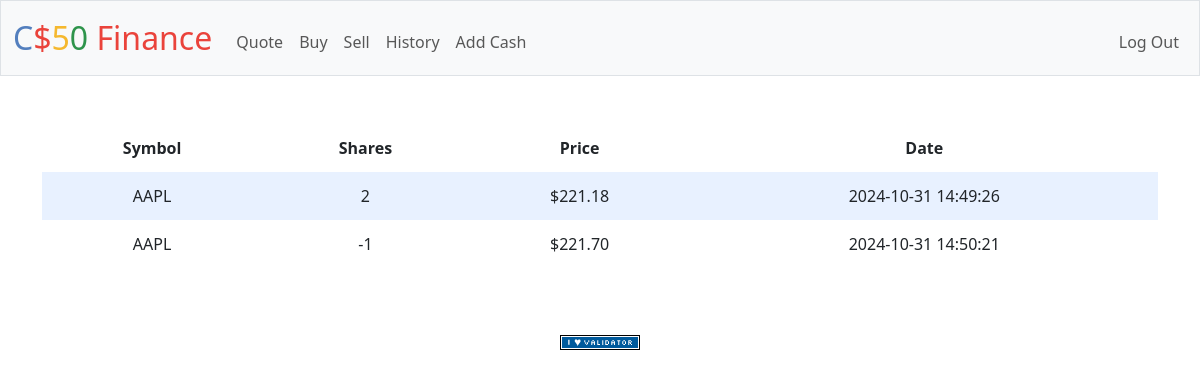
The app's page /history (signed in) with its own data.
### tables this page shows
CREATE TABLE transactions ( id INTEGER PRIMARY KEY AUTOINCREMENT, user_id INTEGER, symbol TEXT, shares INTEGER, price REAL, date TIMESTAMP );

### app.py (the view)
@app.route("/history")
@login_required
def history():
    user_id = session["user_id"]
    transaction_db = db.execute("SELECT * FROM transactions WHERE user_id = ?", user_id)
    return render_template("history.html", transactions=transaction_db)

### app.py (called while the page is built)
@app.after_request
def after_request(response):
    response.headers["Cache-Control"] = "no-cache, no-store, must-revalidate"
    response.headers["Expires"] = 0
    response.headers["Pragma"] = "no-cache"
    return response

### helpers.py (called while the page is built)
def login_required(f):
    @wraps(f)
    def decorated_function(*args, **kwargs):
        if session.get("user_id") is None:
            return redirect("/login")
        return f(*args, **kwargs)
    return decorated_function

### templates/history.html (shortened to what this page needs)
{% extends "layout.html" %}
{% block main %}
    <table>
        <thead>
            <tr>
                <th>Symbol</th>
                <th>Shares</th>
                <th>Price</th>
                <th>Date</th>
            </tr>
        </thead>
        <tbody>
            {% for row in transactions %}
                <tr>
                    <td>{{row["symbol"]}}</td>
                    <td>{{row["shares"]}}</td>
                    <td>${{ "%.2f" | format(row["price"]) }}</td>
                    <td>{{row["date"]}}</td>
                </tr>
            {% endfor %}
        </tbody>
    </table>
{% endblock %}

### static/styles.css (style rules this page uses)
table { background-color: transparent; margin-bottom: 1rem; width: 100%; }
table th, table td { padding: 0.75rem; vertical-align: middle; }
tbody tr:nth-of-type(odd) { background-color: rgb(179, 208, 255, 0.3) }

### records on screen
transactions: symbol "AAPL", shares "2", price "221.18", date "2024-10-31 14:49:26"
transactions: symbol "AAPL", shares "-1", price "221.70", date "2024-10-31 14:50:21"
